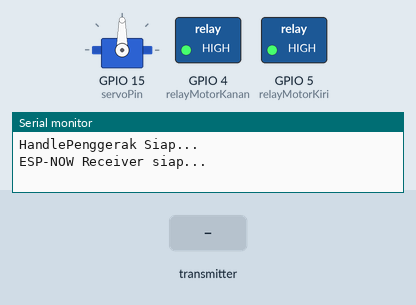
A sketch run on a simulated ESP8266 (NodeMCU). Parts: servo, switched loads named in the sketch (green lamp = pin HIGH), the last lines printed to the serial monitor. The inputs (shaded band) are chosen by the test bench.

Above: at 1.2 s.
1.3 s: the transmitter starts sending command = FORWARD
At 1.8 s:
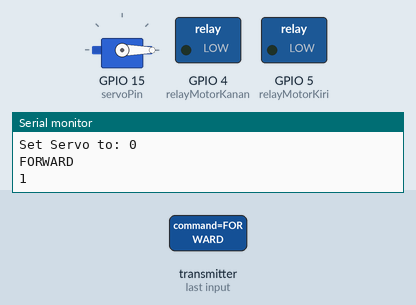
2.8 s: the transmitter starts sending rotation = 256
At 3.8 s:
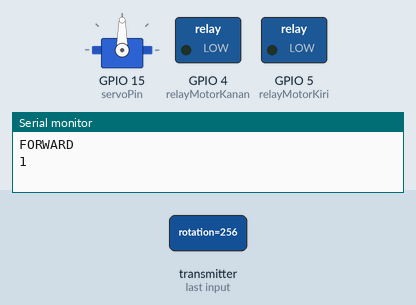
4.3 s: the transmitter starts sending command = LEFT
At 4.8 s:
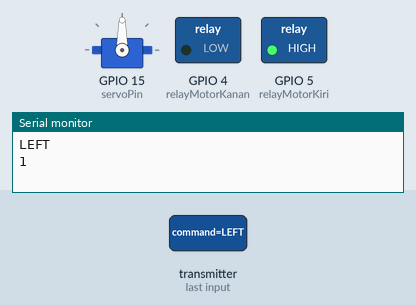
5.8 s: the transmitter starts sending command = RIGHT
At 7.0 s:
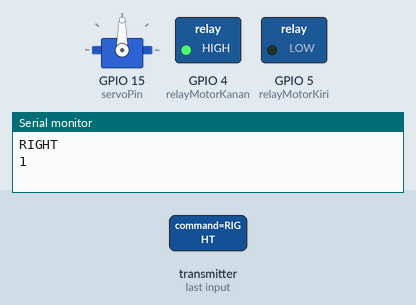
7.3 s: the transmitter starts sending rotation = 0
At 7.6 s:
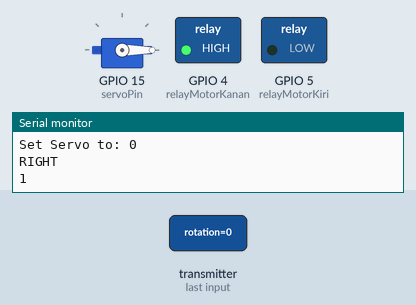
8.8 s: the transmitter starts sending command = BACKWARD
At 9.9 s:
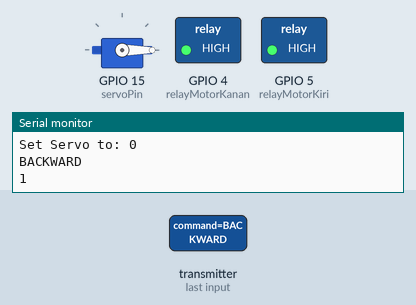
Timing chart, 0 to 11.3 s (numbered marks = the images above; inputs shaded):
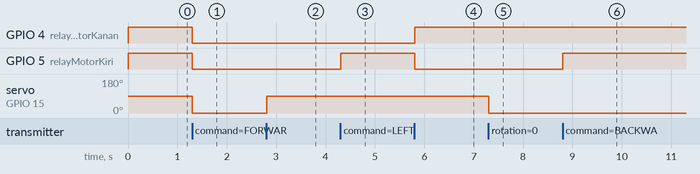

Measured:
- after the input at 1.3 s, GPIO 4 (relayMotorKanan), GPIO 5 (relayMotorKiri): HIGH → LOW at once; servo on GPIO 15 (servoPin): 90° → 0° at once
- after the input at 2.8 s, servo on GPIO 15 (servoPin): 0° → 90° at once
- after the input at 4.3 s, GPIO 5 (relayMotorKiri): LOW → HIGH at once
- after the input at 5.8 s, GPIO 4 (relayMotorKanan): LOW → HIGH at once; GPIO 5 (relayMotorKiri): HIGH → LOW at once
- after the input at 7.3 s, servo on GPIO 15 (servoPin): 90° → 0° at once
- after the input at 8.8 s, GPIO 5 (relayMotorKiri): LOW → HIGH at once

The sketch:

HandlePenggerak.ino
```cpp
#include <ESP8266WiFi.h>
#include <espnow.h>
#include <Servo.h>

int distance;

// --- Pin Relay Motor ---
const int relayMotorKiri = 5;   // D1
const int relayMotorKanan = 4;  // D2

// --- Servo ---
const int servoPin = 15;  // D8
Servo myServo;

// --- Struktur ESP-NOW ---
typedef struct struct_message {
  char command[10];
  int rotation;
  int btnForwardState;
  int btnMonitoringState;
  int btnLeftState;
  int btnRightState;
} struct_message;

struct_message incomingData;

// --- State penghindaran otomatis ---
bool autoAvoid = false;

// --- Buffer pembacaan data serial ---
uint8_t serialBuf[2];
uint8_t serialIndex = 0;

void handleCommand(String cmd, int rot) {
  cmd.trim();
  cmd.toUpperCase();

  Serial.print("Set Servo to: ");
  Serial.println(rot);

  // Debugging: Cek jika nilai rot dalam rentang yang valid untuk servo
  if (rot < 0 || rot > 180) {
    Serial.println("Invalid servo rotation value! Rotating to 90 degrees.");
    rot = 90; // Pastikan servo tidak menerima nilai di luar rentang 0-180
  }
  myServo.write(rot);

  if (cmd == "FORWARD") {
    // Logika penghindaran otomatis saat FORWARD
    if (distance < 10 && distance > 0) { // Jika jarak terlalu dekat, berhenti
      autoAvoid = true;
      Serial.println("Obstacles detected! Stopping motor...");

      // Hentikan motor secara eksplisit
      digitalWrite(relayMotorKiri, HIGH); // Matikan motor kiri
      digitalWrite(relayMotorKanan, HIGH); // Matikan motor kanan
      Serial.println("Motor stopped due to obstacle");

      // Logika penghindaran jika ada objek
      if (rot < 45) {
        digitalWrite(relayMotorKiri, LOW);
        digitalWrite(relayMotorKanan, HIGH);  // Belok kiri
        Serial.println("Turning LEFT to avoid obstacle");
      } else if (rot > 135) {
        digitalWrite(relayMotorKiri, HIGH);
        digitalWrite(relayMotorKanan, LOW);  // Belok kanan
        Serial.println("Turning RIGHT to avoid obstacle");
      }

      myServo.write(rot); // Sesuaikan rotasi servo
      autoAvoid = false;  // Mengakhiri penghindaran
    } else {
      // Jika tidak ada rintangan, maju ke depan
      digitalWrite(relayMotorKiri, LOW);
      digitalWrite(relayMotorKanan, LOW);
      Serial.println("FORWARD");
    }
  } else if (cmd == "BACKWARD") {
    digitalWrite(relayMotorKiri, HIGH);
    digitalWrite(relayMotorKanan, HIGH);
    Serial.println("BACKWARD");
  } else if (cmd == "LEFT") {
    digitalWrite(relayMotorKiri, HIGH);
    digitalWrite(relayMotorKanan, LOW);
    Serial.println("LEFT");
  } else if (cmd == "RIGHT") {
    digitalWrite(relayMotorKiri, LOW);
    digitalWrite(relayMotorKanan, HIGH);
    Serial.println("RIGHT");
  } else {
    digitalWrite(relayMotorKiri, HIGH);
    digitalWrite(relayMotorKanan, HIGH);
    Serial.println("STOP");
  }
}

// Callback ESP-NOW
void onReceiveData(uint8_t *mac, uint8_t *incoming, uint8_t len) {
  memcpy(&incomingData, incoming, sizeof(incomingData));
  String cmd(incomingData.command);
  int rot = incomingData.rotation;

  // Serial.print("Received Command: ");
  // Serial.println(cmd);
  // Serial.print("Received Rotation: ");
  // Serial.println(rot);

  if (!autoAvoid) {
    handleCommand(cmd, rot);
  }

  if (incomingData.btnMonitoringState == LOW) {
    Serial.println("1");  // Tombol monitoring ditekan
  } else {
    Serial.println("0");  // Tidak ditekan
  }
}

void setup() {
  Serial.begin(9600);
  Serial.println("HandlePenggerak Siap...");

  // Motor
  pinMode(relayMotorKiri, OUTPUT);
  pinMode(relayMotorKanan, OUTPUT);
  digitalWrite(relayMotorKiri, HIGH);
  digitalWrite(relayMotorKanan, HIGH);

  // Servo
  myServo.attach(servoPin);
  myServo.write(90); // Atur servo ke posisi awal (90 derajat)

  // ESP-NOW
  WiFi.mode(WIFI_STA);
  WiFi.disconnect();

  if (esp_now_init() != 0) {
    Serial.println("ESP-NOW init failed");
    return;
  }

  esp_now_set_self_role(ESP_NOW_ROLE_SLAVE);
  esp_now_register_recv_cb(onReceiveData);
  Serial.println("ESP-NOW Receiver siap...");
}

void loop() {
  // Baca data jarak dari Serial (int dikirim sebagai 2 byte)
  while (Serial.available() > 0) {
    distance = Serial.read(); // Ambil jarak dari sensor

    Serial.print("Jarak diterima (int): ");
    Serial.print(distance);
    Serial.println(" cm");
  }
}
```
